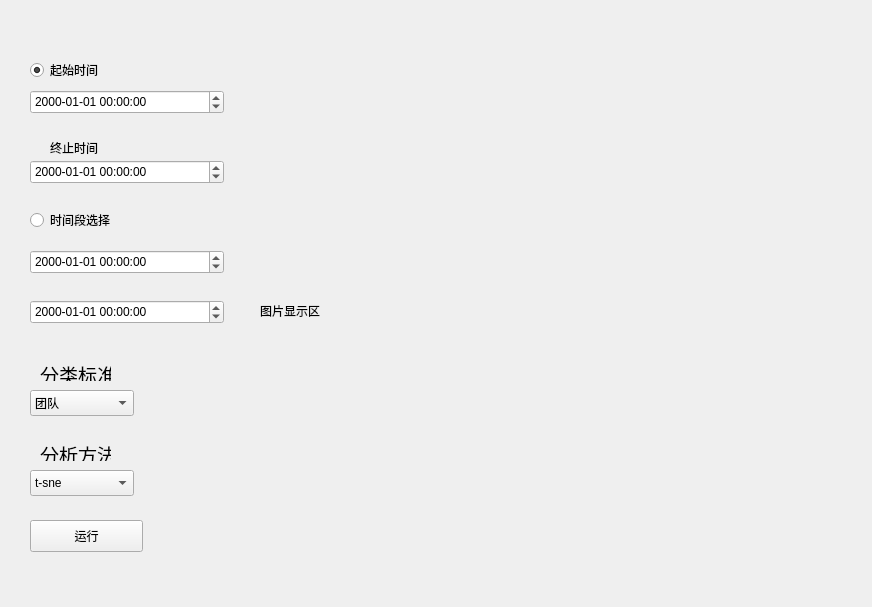
<?xml version="1.0" encoding="UTF-8"?>
<ui version="4.0">
 <class>Form</class>
 <widget class="QWidget" name="Form">
  <property name="geometry">
   <rect>
    <x>0</x>
    <y>0</y>
    <width>872</width>
    <height>607</height>
   </rect>
  </property>
  <property name="windowTitle">
   <string>Form</string>
  </property>
  <widget class="QComboBox" name="comboBox">
   <property name="geometry">
    <rect>
     <x>30</x>
     <y>390</y>
     <width>104</width>
     <height>26</height>
    </rect>
   </property>
   <item>
    <property name="text">
     <string>团队</string>
    </property>
   </item>
   <item>
    <property name="text">
     <string>roi</string>
    </property>
   </item>
  </widget>
  <widget class="QComboBox" name="comboBox_2">
   <property name="geometry">
    <rect>
     <x>30</x>
     <y>470</y>
     <width>104</width>
     <height>26</height>
    </rect>
   </property>
   <item>
    <property name="text">
     <string>t-sne</string>
    </property>
   </item>
   <item>
    <property name="text">
     <string>umap</string>
    </property>
   </item>
  </widget>
  <widget class="QLabel" name="label">
   <property name="geometry">
    <rect>
     <x>40</x>
     <y>440</y>
     <width>71</width>
     <height>21</height>
    </rect>
   </property>
   <property name="text">
    <string>&lt;html&gt;&lt;head/&gt;&lt;body&gt;&lt;p&gt;&lt;span style=&quot; font-size:14pt;&quot;&gt;分析方法:&lt;/span&gt;&lt;/p&gt;&lt;/body&gt;&lt;/html&gt;</string>
   </property>
  </widget>
  <widget class="QLabel" name="label_2">
   <property name="geometry">
    <rect>
     <x>40</x>
     <y>360</y>
     <width>71</width>
     <height>21</height>
    </rect>
   </property>
   <property name="text">
    <string>&lt;html&gt;&lt;head/&gt;&lt;body&gt;&lt;p&gt;&lt;span style=&quot; font-size:14pt;&quot;&gt;分类标准:&lt;/span&gt;&lt;/p&gt;&lt;/body&gt;&lt;/html&gt;</string>
   </property>
  </widget>
  <widget class="QDateTimeEdit" name="dateTimeEdit">
   <property name="geometry">
    <rect>
     <x>30</x>
     <y>90</y>
     <width>194</width>
     <height>24</height>
    </rect>
   </property>
   <property name="displayFormat">
    <string>yyyy-MM-dd hh:mm:ss</string>
   </property>
  </widget>
  <widget class="QDateTimeEdit" name="dateTimeEdit_2">
   <property name="geometry">
    <rect>
     <x>30</x>
     <y>160</y>
     <width>194</width>
     <height>24</height>
    </rect>
   </property>
   <property name="displayFormat">
    <string>yyyy-MM-dd hh:mm:ss</string>
   </property>
  </widget>
  <widget class="QDateTimeEdit" name="dateTimeEdit_3">
   <property name="geometry">
    <rect>
     <x>30</x>
     <y>300</y>
     <width>194</width>
     <height>24</height>
    </rect>
   </property>
   <property name="displayFormat">
    <string>yyyy-MM-dd hh:mm:ss</string>
   </property>
  </widget>
  <widget class="QDateTimeEdit" name="dateTimeEdit_4">
   <property name="geometry">
    <rect>
     <x>30</x>
     <y>250</y>
     <width>194</width>
     <height>24</height>
    </rect>
   </property>
   <property name="displayFormat">
    <string>yyyy-MM-dd hh:mm:ss</string>
   </property>
  </widget>
  <widget class="QRadioButton" name="radioButton">
   <property name="geometry">
    <rect>
     <x>30</x>
     <y>210</y>
     <width>100</width>
     <height>20</height>
    </rect>
   </property>
   <property name="text">
    <string>时间段选择</string>
   </property>
  </widget>
  <widget class="QRadioButton" name="radioButton_2">
   <property name="geometry">
    <rect>
     <x>30</x>
     <y>60</y>
     <width>100</width>
     <height>20</height>
    </rect>
   </property>
   <property name="text">
    <string>起始时间</string>
   </property>
   <property name="checked">
    <bool>true</bool>
   </property>
  </widget>
  <widget class="QLabel" name="label_3">
   <property name="geometry">
    <rect>
     <x>50</x>
     <y>140</y>
     <width>60</width>
     <height>16</height>
    </rect>
   </property>
   <property name="text">
    <string>终止时间</string>
   </property>
  </widget>
  <widget class="QLabel" name="label_4">
   <property name="geometry">
    <rect>
     <x>260</x>
     <y>70</y>
     <width>561</width>
     <height>481</height>
    </rect>
   </property>
   <property name="text">
    <string>图片显示区</string>
   </property>
  </widget>
  <widget class="QPushButton" name="pushButton">
   <property name="geometry">
    <rect>
     <x>30</x>
     <y>520</y>
     <width>113</width>
     <height>32</height>
    </rect>
   </property>
   <property name="text">
    <string>运行</string>
   </property>
  </widget>
 </widget>
 <resources/>
 <connections/>
</ui>
